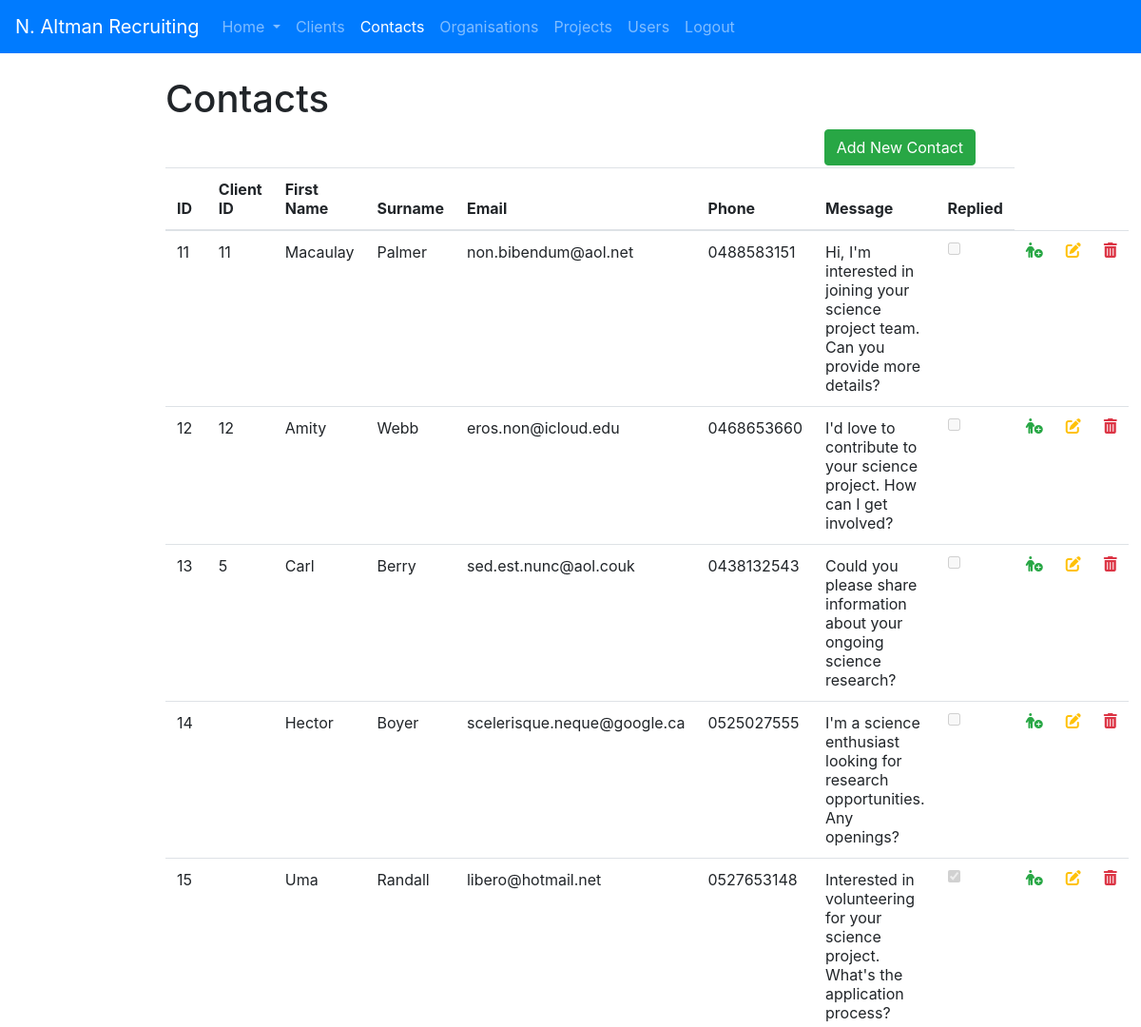
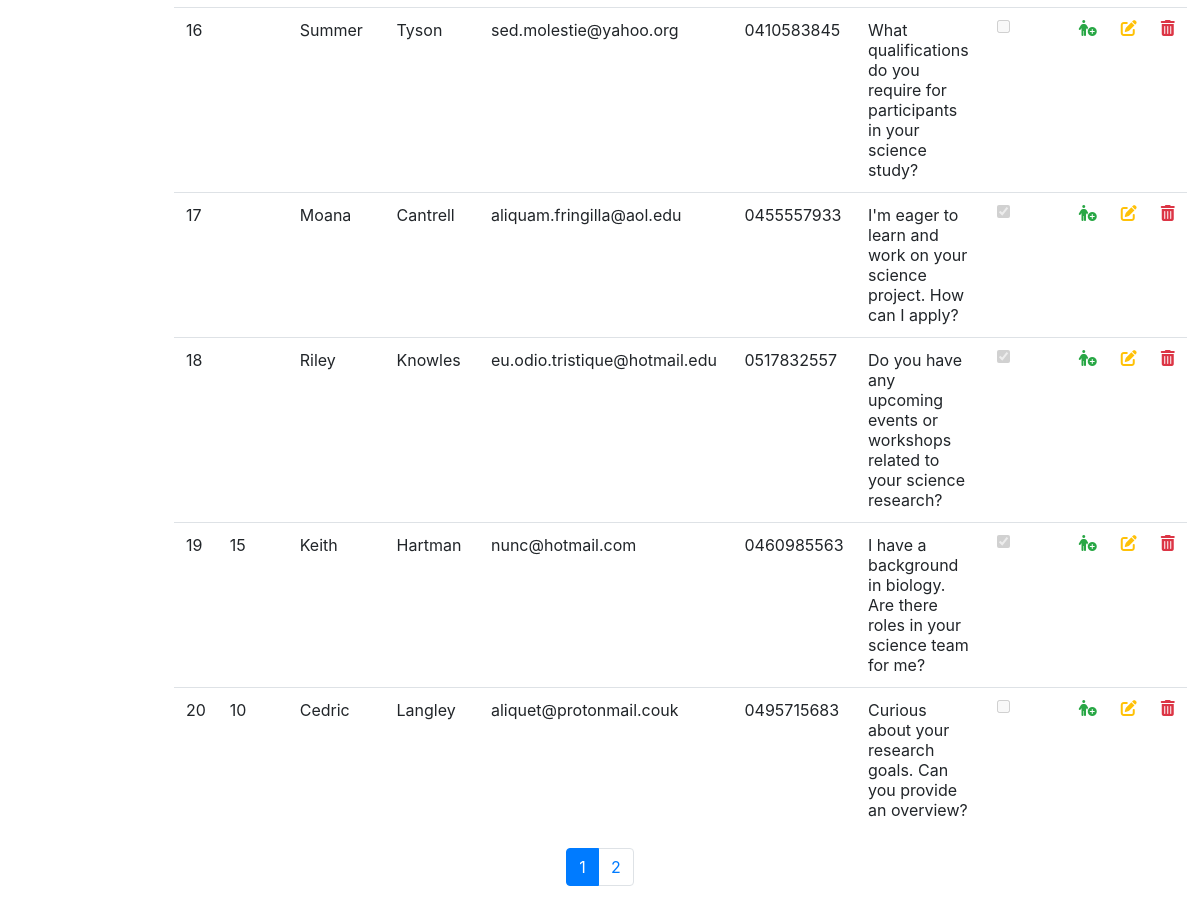
Screenshot of /Contact/index.php (signed in) with the database file from the repository (2 pictures, top to bottom).
### tables this page shows
CREATE TABLE `contact` (
  `id` int(11) NOT NULL,
  `fname` char(50) NOT NULL,
  `lname` char(50) NOT NULL,
  `email` char(255) NOT NULL,
  `phone` char(12) NOT NULL,
  `message` varchar(3000) DEFAULT NULL,
  `replied` tinyint(1) DEFAULT 0,
  `client_id` int(11) DEFAULT NULL
);

### Contact/index.php (the view, shortened to what this page needs)
<?php
require_once ("../Auth/authenticate.php");
$contactsPerPage = 10;
if (isset($_GET['page']) && is_numeric($_GET['page'])) {
    $currentPage = intval($_GET['page']);
} else {
    $currentPage = 1;
}
$totalContacts = $dbh->query("SELECT COUNT(*) FROM contact")->fetchColumn();
$totalPages = ceil($totalContacts / $contactsPerPage);
$offset = ($currentPage - 1) * $contactsPerPage;
$result = $dbh->prepare("SELECT id, client_id, fname, lname, email, phone, message, replied FROM contact LIMIT :contactsPerPage OFFSET :offset");
$result->bindParam(':contactsPerPage', $contactsPerPage, PDO::PARAM_INT);
$result->bindParam(':offset', $offset, PDO::PARAM_INT);
$result->execute();
?>
<html lang="en">
<head>
    <link rel="stylesheet" href="https://maxcdn.bootstrapcdn.com/bootstrap/4.5.2/css/bootstrap.min.css">
    <link rel="stylesheet" href="https://cdnjs.cloudflare.com/ajax/libs/font-awesome/6.2.0/css/all.min.css">
    <link rel="stylesheet" href="../styles.css">
</head>
<nav class="navbar navbar-expand-lg navbar navbar-dark bg-primary">
    <a class="navbar-brand" href="../dash.php">N. Altman Recruiting</a>
    <div class="collapse navbar-collapse" id="navbarSupportedContent">
        <ul class="navbar-nav mr-auto">
            <li class="nav-item dropdown">
                <a class="nav-link dropdown-toggle" href="#" id="navbarDropdown" role="button" data-toggle="dropdown" aria-haspopup="true" aria-expanded="false">
                    Home
                </a>
            </li>
            <li class="nav-item">
                <a class="nav-link" href="../Clients/index.php">Clients <span class="sr-only">(current)</span></a>
            </li>
            <li class="nav-item active">
                <a class="nav-link" href="../Contact/index.php">Contacts</a>
            </li>
            <li class="nav-item">
                <a class="nav-link" href="../Organisations/index.php">Organisations</a>
            </li>
            <li class="nav-item">
                <a class="nav-link" href="../Projects/index.php">Projects</a>
            </li>
            <li class="nav-item">
                <a class="nav-link" href="../Users/index.php">Users</a>
            </li>
            <li class="nav-item">
                <a class="nav-link" href="../Auth/logout.php">Logout</a>
            </li>
        </ul>
    </div>
</nav>
<body>
<div class="table-container">
<header>
<h1>Contacts</h1>
    <button type="button" name="add" id="add" class="btn btn-success" onclick="window.location.href='/Contact/add.php'">Add New Contact</button>
</header>
<table class="table">
    <thead>
    <tr>
        <th scope="col">ID</th>
        <th scope="col">Client ID</th>
        <th scope="col">First Name</th>
        <th scope="col">Surname</th>
        <th scope="col">Email</th>
        <th scope="col">Phone</th>
        <th scope="col">Message</th>
        <th scope="col">Replied</th>
    </tr>
    </thead>
    <tbody>
    <?php if ($result->rowCount() === 0): ?>
        <h2>Sorry, no records found.</h2>
    <?php else: ?>
    <?php while ($row = $result->fetchObject()): ?>
        <tr>
            <td><?= $row->id ?></td>
            <td><?= $row->client_id?></td>
            <td><?= $row->fname?></td>
            <td><?= $row->lname?></td>
            <td><?= $row->email?></td>
            <td><?= $row->phone?></td>
            <td><?= $row->message !== null ? $row->message : 'N/A' ?></td>
            <td><input type="checkbox" <?= $row->replied ? 'checked' : '' ?> disabled></td>
            <td>
                <a href="../Clients/add.php?id=<?= $row->id ?>" title="Add to Clients"><i class="fas fa-person-circle-plus text-success"></i></a>
            </td>
            <td>
                <a href="../Contact/update.php?id=<?= $row->id ?>" title="Edit Contact"><i class="fas fa-edit text-warning"></i></a>
            </td>
            <td>
                <a href="../Contact/delete.php?id=<?= $row->id ?>" title="Delete Contact"><i class="fas fa-trash-alt text-danger"></i></a>
            </td>
        </tr>
    <?php endwhile; ?>
    <?php endif; ?>
    </tbody>
</table>
    <ul class="pagination justify-content-center">
        <?php for ($i = 1; $i <= $totalPages; $i++): ?>
            <li class="page-item <?php if ($i === $currentPage) echo 'active'; ?>">
                <a class="page-link" href="?page=<?= $i ?>"><?= $i ?></a>
            </li>
        <?php endfor; ?>
    </ul>
</div>
</body>
</html>

### styles.css (style rules this page uses)
#add { float: right; margin-bottom: 2px; }
.table-container { display: block; width: 75%; margin:auto; padding: 2%; }

### rows the page displays
contact: id "11", client "11", fname "Macaulay", lname "Palmer", email "non.bibendum@aol.net", phone "0488583151", message "Hi, I'm interested in joining your science project team. Can you provide more details?"
contact: id "12", client "12", fname "Amity", lname "Webb", email "eros.non@icloud.edu", phone "0468653660", message "I'd love to contribute to your science project. How can I get involved?"
contact: id "13", client "5", fname "Carl", lname "Berry", email "sed.est.nunc@aol.couk", phone "0438132543", message "Could you please share information about your ongoing science research?"
contact: id "14", fname "Hector", lname "Boyer", email "scelerisque.neque@google.ca", phone "0525027555", message "I'm a science enthusiast looking for research opportunities. Any openings?"
contact: id "15", fname "Uma", lname "Randall", email "libero@hotmail.net", phone "0527653148", message "Interested in volunteering for your science project. What's the application process?", replied "☑"
contact: id "16", fname "Summer", lname "Tyson", email "sed.molestie@yahoo.org", phone "0410583845", message "What qualifications do you require for participants in your science study?"
contact: id "17", fname "Moana", lname "Cantrell", email "aliquam.fringilla@aol.edu", phone "0455557933", message "I'm eager to learn and work on your science project. How can I apply?", replied "☑"
contact: id "18", fname "Riley", lname "Knowles", email "eu.odio.tristique@hotmail.edu", phone "0517832557", message "Do you have any upcoming events or workshops related to your science research?", replied "☑"
contact: id "19", client "15", fname "Keith", lname "Hartman", email "nunc@hotmail.com", phone "0460985563", message "I have a background in biology. Are there roles in your science team for me?", replied "☑"
contact: id "20", client "10", fname "Cedric", lname "Langley", email "aliquet@protonmail.couk", phone "0495715683", message "Curious about your research goals. Can you provide an overview?"
